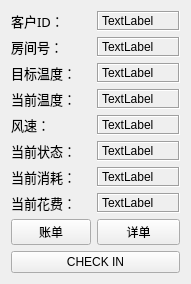
  <widget class="QWidget" name="verticalLayoutWidget_3">
   <property name="geometry">
    <rect>
     <x>410</x>
     <y>310</y>
     <width>191</width>
     <height>238</height>
    </rect>
   </property>
   <layout class="QVBoxLayout" name="room3">
    <item>
     <layout class="QFormLayout" name="Room3">
      <property name="fieldGrowthPolicy">
       <enum>QFormLayout::AllNonFixedFieldsGrow</enum>
      </property>
      <property name="rowWrapPolicy">
       <enum>QFormLayout::DontWrapRows</enum>
      </property>
      <item row="0" column="0">
       <widget class="QLabel" name="ID3">
        <property name="font">
         <font>
          <family>Adobe Arabic</family>
          <pointsize>10</pointsize>
         </font>
        </property>
        <property name="text">
         <string>客户ID：</string>
        </property>
       </widget>
      </item>
      <item row="1" column="0">
       <widget class="QLabel" name="roomnum3">
        <property name="font">
         <font>
          <family>Adobe Arabic</family>
          <pointsize>10</pointsize>
         </font>
        </property>
        <property name="text">
         <string>房间号：</string>
        </property>
       </widget>
      </item>
      <item row="1" column="1">
       <widget class="QLabel" name="roomnumt3">
        <property name="contextMenuPolicy">
         <enum>Qt::CustomContextMenu</enum>
        </property>
        <property name="frameShape">
         <enum>QFrame::Box</enum>
        </property>
        <property name="frameShadow">
         <enum>QFrame::Sunken</enum>
        </property>
        <property name="text">
         <string>TextLabel</string>
        </property>
       </widget>
      </item>
      <item row="2" column="0">
       <widget class="QLabel" name="goal3">
        <property name="font">
         <font>
          <family>Adobe Arabic</family>
          <pointsize>10</pointsize>
         </font>
        </property>
        <property name="text">
         <string>目标温度：</string>
        </property>
       </widget>
      </item>
      <item row="2" column="1">
       <widget class="QLabel" name="goalt3">
        <property name="contextMenuPolicy">
         <enum>Qt::CustomContextMenu</enum>
        </property>
        <property name="frameShape">
         <enum>QFrame::Box</enum>
        </property>
        <property name="frameShadow">
         <enum>QFrame::Sunken</enum>
        </property>
        <property name="text">
         <string>TextLabel</string>
        </property>
       </widget>
      </item>
      <item row="3" column="0">
       <widget class="QLabel" name="curtem3">
        <property name="font">
         <font>
          <family>Adobe Arabic</family>
          <pointsize>10</pointsize>
         </font>
        </property>
        <property name="text">
         <string>当前温度：</string>
        </property>
       </widget>
      </item>
      <item row="3" column="1">
       <widget class="QLabel" name="curtemt3">
        <property name="contextMenuPolicy">
         <enum>Qt::CustomContextMenu</enum>
        </property>
        <property name="frameShape">
         <enum>QFrame::Box</enum>
        </property>
        <property name="frameShadow">
         <enum>QFrame::Sunken</enum>
        </property>
        <property name="text">
         <string>TextLabel</string>
        </property>
       </widget>
      </item>
      <item row="4" column="0">
       <widget class="QLabel" name="speed3">
        <property name="font">
         <font>
          <family>Adobe Arabic</family>
          <pointsize>10</pointsize>
         </font>
        </property>
        <property name="text">
         <string>风速：</string>
        </property>
       </widget>
      </item>
      <item row="4" column="1">
       <widget class="QLabel" name="speedt3">
        <property name="contextMenuPolicy">
         <enum>Qt::CustomContextMenu</enum>
        </property>
        <property name="frameShape">
         <enum>QFrame::Box</enum>
        </property>
        <property name="frameShadow">
         <enum>QFrame::Sunken</enum>
        </property>
        <property name="text">
         <string>TextLabel</string>
        </property>
       </widget>
      </item>
      <item row="5" column="0">
       <widget class="QLabel" name="curstate3">
        <property name="font">
         <font>
          <family>Adobe Arabic</family>
          <pointsize>10</pointsize>
         </font>
        </property>
        <property name="text">
         <string>当前状态：</string>
        </property>
       </widget>
      </item>
      <item row="5" column="1">
       <widget class="QLabel" name="curstatet3">
        <property name="contextMenuPolicy">
         <enum>Qt::CustomContextMenu</enum>
        </property>
        <property name="frameShape">
         <enum>QFrame::Box</enum>
        </property>
        <property name="frameShadow">
         <enum>QFrame::Sunken</enum>
        </property>
        <property name="text">
         <string>TextLabel</string>
        </property>
       </widget>
      </item>
      <item row="6" column="0">
       <widget class="QLabel" name="consum3">
        <property name="font">
         <font>
          <family>Adobe Arabic</family>
          <pointsize>10</pointsize>
         </font>
        </property>
        <property name="text">
         <string>当前消耗：</string>
        </property>
       </widget>
      </item>
      <item row="8" column="0">
       <widget class="QPushButton" name="paylist3">
        <property name="text">
         <string>账单</string>
        </property>
       </widget>
      </item>
      <item row="8" column="1">
       <widget class="QPushButton" name="detail3">
        <property name="text">
         <string>详单</string>
        </property>
       </widget>
      </item>
      <item row="7" column="0">
       <widget class="QLabel" name="pay3">
        <property name="font">
         <font>
          <family>Adobe Arabic</family>
          <pointsize>10</pointsize>
         </font>
        </property>
        <property name="text">
         <string>当前花费：</string>
        </property>
       </widget>
      </item>
      <item row="0" column="1">
       <widget class="QLabel" name="IDt3">
        <property name="contextMenuPolicy">
         <enum>Qt::CustomContextMenu</enum>
        </property>
        <property name="frameShape">
         <enum>QFrame::Box</enum>
        </property>
        <property name="frameShadow">
         <enum>QFrame::Sunken</enum>
        </property>
        <property name="text">
         <string>TextLabel</string>
        </property>
       </widget>
      </item>
      <item row="6" column="1">
       <widget class="QLabel" name="consumt3">
        <property name="contextMenuPolicy">
         <enum>Qt::CustomContextMenu</enum>
        </property>
        <property name="frameShape">
         <enum>QFrame::Box</enum>
        </property>
        <property name="frameShadow">
         <enum>QFrame::Sunken</enum>
        </property>
        <property name="text">
         <string>TextLabel</string>
        </property>
       </widget>
      </item>
      <item row="7" column="1">
       <widget class="QLabel" name="payt3">
        <property name="contextMenuPolicy">
         <enum>Qt::CustomContextMenu</enum>
        </property>
        <property name="frameShape">
         <enum>QFrame::Box</enum>
        </property>
        <property name="frameShadow">
         <enum>QFrame::Sunken</enum>
        </property>
        <property name="text">
         <string>TextLabel</string>
        </property>
       </widget>
      </item>
     </layout>
    </item>
    <item>
     <widget class="QPushButton" name="check3">
      <property name="text">
       <string>CHECK IN</string>
      </property>
     </widget>
    </item>
   </layout>
  </widget>
